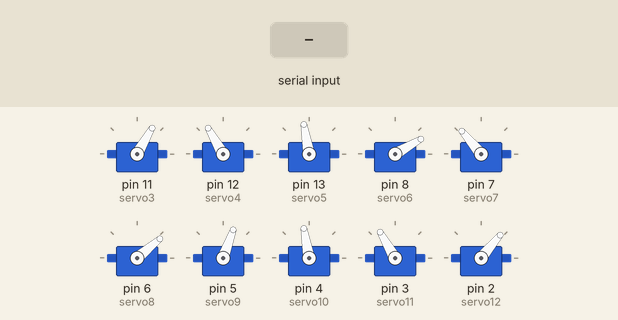
This sketch was run on a simulated Arduino Uno, built with avr-gcc and run on an emulated ATmega328P. Shown: 10 × servo. The test bench sets the inputs (shaded band). What the sketch prints to the serial monitor is not drawn.

Above: at 1.2 s.
1.3 s: "J" received over the second serial link
At 2.3 s:
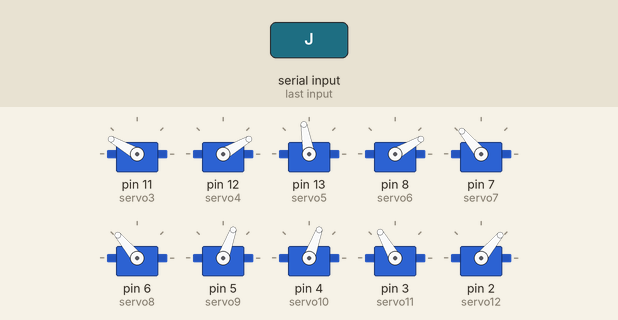
4.3 s: "H" received over the second serial link
At 4.93 s:
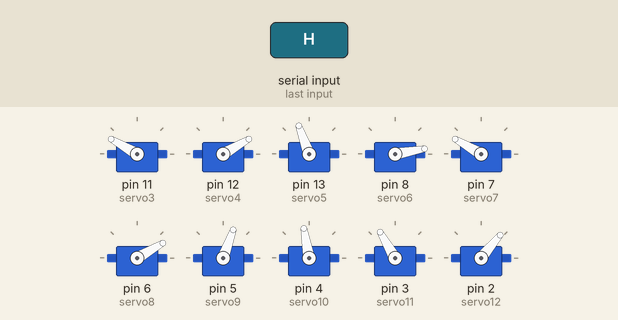
7.3 s: "w" received over the second serial link
At 8.5 s:
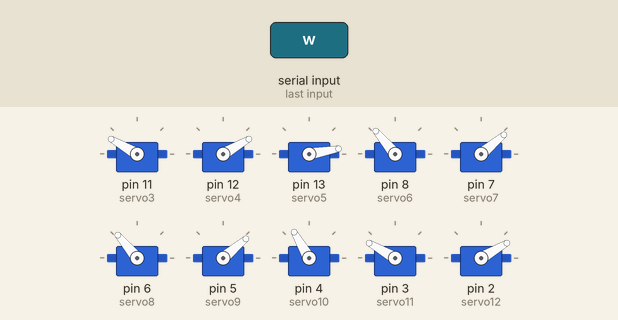
8.8 s: "J" received over the second serial link
At 12.6 s:
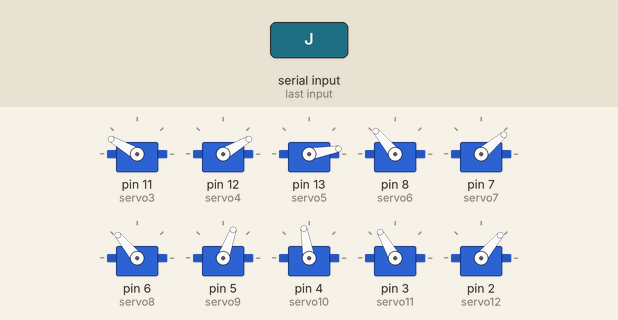
Timing chart, 0 to 12.8 s (numbered marks = the images above; inputs shaded):
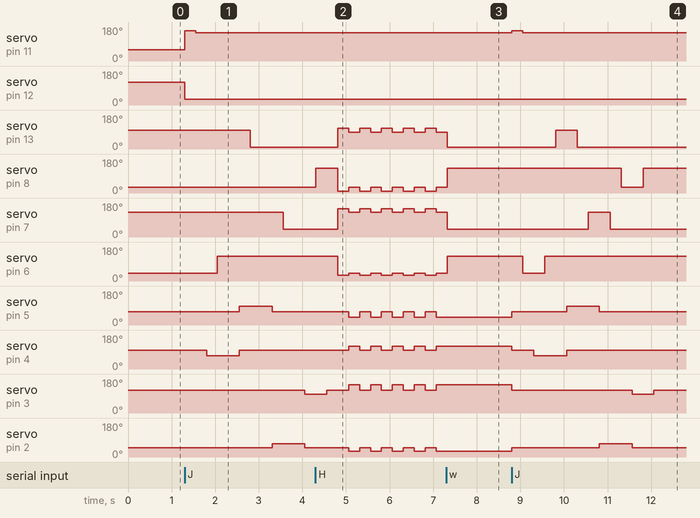

Measured:
- after the input at 1.3 s, servo on pin 11 (servo3): 60° → 160° at once, → 150° 0.25 s later; servo on pin 12 (servo4): 120° → 30° at once; servo on pin 13 (servo5): 100° → 10° after 1.5 s; servo on pin 7 (servo7): 130° → 40° after 2.3 s; servo on pin 6 (servo8): 40° → 130° after 0.75 s
- after the input at 4.3 s, servo on pin 13 (servo5): alternates 110° for 0.25 s and 90° for 0.25 s, starting after 0.51 s; servo on pin 7 (servo7): alternates 150° for 0.25 s and 130° for 0.25 s, starting after 0.51 s
- after the input at 7.3 s, servo on pin 13 (servo5): 90° → 10° at once; servo on pin 8 (servo6): 30° → 130° at once; servo on pin 7 (servo7): 130° → 40° at once; servo on pin 6 (servo8): 40° → 130° at once
- after the input at 8.8 s, servo on pin 11 (servo3): 150° → 160° at once, → 150° 0.25 s later; servo on pin 13 (servo5): 10° → 100° after 1.0 s, → 10° 0.50 s later
- by itself, servo on pin 8 (servo6): repeats every 0.50 s: 10° 0.25 s, 30° 0.25 s

The sketch:

Final_Project_2_.ino
```cpp
#include <Servo.h> // 서모모터 헤더파일
#include <SoftwareSerial.h> //블루투스 모듈 사용 헤더파일

SoftwareSerial BTSerial(10,9); // 모듈 TX → 우노 RX (10번 핀), 모듈 RX → 우노 TX (9번 핀)
Servo servo1,servo2,servo3,servo4,servo5,servo6,servo7,servo8,servo9,servo10,servo11,servo12; // 서보모터 12개 설정
    int pos1 = 120; ////////1번모터
    int pos2 = 50;////////2번모터
    int pos3 = 70;////////3번모터
    int pos4 = 100;    ////////4번모터
    int pos5 = 40; //////////////////////// 7번 모터
    int pos6 = 130;//////////////////////// 5번 모터
    int pos7 = 100;///////////////////////// 8번 모터
    int pos8 = 30;//////////////////////////6번 모터
    int pos9 = 60;
    int pos10 = 120;
    void Write();
void setup()
{
  Serial.begin(9600);// 시리얼통신 보레이트 설정
  BTSerial.begin(9600);// 블루투스 모듈 보레이트 설정
  BTSerial.println("Let's start");
  //////////////////핀 설정 /////////////./////////////////////////////////////
  servo3.attach(11);
  servo4.attach(12);
  servo5.attach(13); // 8번 모터
  servo6.attach(8);
  servo7.attach(7);
  servo8.attach(6);
  servo9.attach(5);
  servo10.attach(4);
  servo11.attach(3);
  servo12.attach(2); // 1번 모터
  ////////////////////////////////////////////
  servo3.write(pos9);
  servo4.write(pos10);
///////////////////////////////////////////
  servo9.write(pos3);
  servo10.write(pos4);
  servo11.write(pos1);
  servo12.write(pos2);
  /////////////////////////////////////////////////////////////
  servo5.write(pos7);
  servo6.write(pos8);
  servo7.write(pos6);
  servo8.write(pos5);
}
void  Write() // 모터값 읽는 함수
{
  servo3.write(pos9);
  servo4.write(pos10);
  servo5.write(pos7);
  servo6.write(pos8);
  servo7.write(pos6);
  servo8.write(pos5);
  servo9.write(pos3);
  servo10.write(pos4);
  servo11.write(pos1);
  servo12.write(pos2);
}

void loop()
{
    if(BTSerial.available()) // 블루투스 모듈의 시리얼 창을 열어야 된다.(일반 시리얼 창을 열려면 앞에 BT를 빼면 된다.
    {
      while(1)
      {
      char key = BTSerial.read(); // 블루투스 모듈의 시리얼 값을 읽어 드린다.
      Serial.println(key);
      if(key=='w') //일어섰을때
      {
        pos5 = 130,
        pos6 = 40,
        pos7 = 10,
        pos8 = 130,
        pos9 = 150,
        pos10= 30;
        Write();
      }
      else if(key=='s') // 초기상태(앉기)
      {
      pos1 = 120,pos2 = 50,pos3 = 70,pos4 = 100,pos5 = 40,pos6 = 130,pos7 = 100,pos8 = 30,pos9=60,pos10=120;
      }
      ////////////////////////////////////////////////////////////////////////
      else if(key=='J') // 입력값은 대문자 J로 앞으로 전진을 하는 모션
      {
        ////////////////////////////////////////////大자 모양/////////////////////////////////////////////////
        pos1 = 120,pos2 = 50,pos3 = 70,pos4 = 100,pos9=160,pos10=30;
        Write();
        delay(250);
        ///////////////////////////////////////////1번동작///////////////////////////////////////////////
        pos5 = 40,pos9=150,pos10=30;
        Write();
        delay(250);
        pos1 = 120,pos2 = 50,pos3 = 70,pos4 = 70,pos9=150,pos10=30;
        Write();
        delay(250);
        pos5 = 130,pos9=150,pos10=30;
        Write();
        delay(250);
        ///////////////////////////////////////////2번동작///////////////////////////////////////////////
        pos7 = 100,pos9=150,pos10=30;
        Write();
        delay(250);
        pos1 = 120,pos2 = 50,pos3 = 100,pos4 = 100,pos9=150,pos10=30;
        Write();
        delay(250);
        pos7 = 10,pos9=150,pos10=30;
        Write();
        delay(250);
        ///////////////////////////////////////////3번동작///////////////////////////////////////////////
        pos6 = 130,pos9=150,pos10=30;
        Write();
        delay(250);
        pos1 = 120,pos2 = 70,pos3 = 70,pos4 = 100,pos9=150,pos10=30;
        Write();
        delay(250);
        pos6 = 40,pos9=150,pos10=30;
        Write();
        delay(250);
        ///////////////////////////////////////////4번동작////////////////////////////////////////////////
        pos8 = 30,pos9=150,pos10=30;
        Write();
        delay(250);
        pos1 = 100,pos2 = 50,pos3 = 70,pos4 = 100,pos9=150,pos10=30;
        Write();
        delay(250);
        pos8 = 130,pos9=150,pos10=30;
        Write();
        delay(250);
        ///////////////////////////////////////////초기 일어섬 동작///////////////////////////////////////
        pos1 = 120,pos2 = 50,pos3 = 70,pos4 = 100,pos5 = 130,pos6 = 40,pos7 = 10,pos8 = 130;
        Write();
        delay(250);
      }
      ////////////////////////////////////////////////////////////////////////////////////////////////////////////////////////////////////////////////////////
      else if(key=='H') // 입력값은 대문자 H이며 로봇이 인사(?)하는 모션
      {
        for(int i=0; i<5; i++)
        {
          pos1 = 120,pos2 = 50,pos3 = 70,pos4 = 100;
          pos5 = 30,pos6 = 150,pos7 = 110,pos8 = 10;
          Write();
          delay(250);
          pos1 = 150,pos2 = 30,pos3 = 40,pos4 = 120,
          pos5 = 40,pos6 = 130,pos7 = 90,pos8 = 30;
          Write();
          delay(250);
        }
      }
      Write();
      }
    }
}
```
